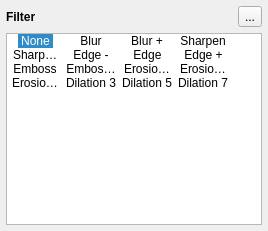
     <widget class="QWidget" name="Filters">
      <attribute name="icon">
       <iconset resource="../icons.qrc">
        <normaloff>:/glmixer/icons/filters.png</normaloff>:/glmixer/icons/filters.png</iconset>
      </attribute>
      <attribute name="title">
       <string notr="true"/>
      </attribute>
      <layout class="QVBoxLayout" name="verticalLayout_5">
       <property name="leftMargin">
        <number>6</number>
       </property>
       <property name="topMargin">
        <number>6</number>
       </property>
       <property name="rightMargin">
        <number>6</number>
       </property>
       <property name="bottomMargin">
        <number>6</number>
       </property>
       <item>
        <layout class="QHBoxLayout" name="horizontalLayout_10">
         <item>
          <widget class="QLabel" name="label_4">
           <property name="styleSheet">
            <string notr="true">font: bold;</string>
           </property>
           <property name="text">
            <string>Filter</string>
           </property>
           <property name="margin">
            <number>2</number>
           </property>
          </widget>
         </item>
         <item>
          <widget class="QToolButton" name="resetFilter">
           <property name="toolTip">
            <string>Clear all</string>
           </property>
           <property name="text">
            <string>...</string>
           </property>
           <property name="icon">
            <iconset resource="../icons.qrc">
             <normaloff>:/glmixer/icons/clean.png</normaloff>:/glmixer/icons/clean.png</iconset>
           </property>
          </widget>
         </item>
        </layout>
       </item>
       <item>
        <widget class="QListWidget" name="filterList">
         <property name="sizePolicy">
          <sizepolicy hsizetype="Expanding" vsizetype="Expanding">
           <horstretch>0</horstretch>
           <verstretch>0</verstretch>
          </sizepolicy>
         </property>
         <property name="toolTip">
          <string>Imaging effects (convolution and morphological operators)</string>
         </property>
         <property name="statusTip">
          <string>Imaging effects (convolution and morphological operators)</string>
         </property>
         <property name="verticalScrollBarPolicy">
          <enum>Qt::ScrollBarAsNeeded</enum>
         </property>
         <property name="horizontalScrollBarPolicy">
          <enum>Qt::ScrollBarAlwaysOff</enum>
         </property>
         <property name="autoScroll">
          <bool>true</bool>
         </property>
         <property name="editTriggers">
          <set>QAbstractItemView::NoEditTriggers</set>
         </property>
         <property name="showDropIndicator" stdset="0">
          <bool>false</bool>
         </property>
         <property name="dragDropMode">
          <enum>QAbstractItemView::NoDragDrop</enum>
         </property>
         <property name="alternatingRowColors">
          <bool>false</bool>
         </property>
         <property name="iconSize">
          <size>
           <width>60</width>
           <height>60</height>
          </size>
         </property>
         <property name="verticalScrollMode">
          <enum>QAbstractItemView::ScrollPerPixel</enum>
         </property>
         <property name="horizontalScrollMode">
          <enum>QAbstractItemView::ScrollPerPixel</enum>
         </property>
         <property name="movement">
          <enum>QListView::Static</enum>
         </property>
         <property name="flow">
          <enum>QListView::LeftToRight</enum>
         </property>
         <property name="isWrapping" stdset="0">
          <bool>true</bool>
         </property>
         <property name="resizeMode">
          <enum>QListView::Adjust</enum>
         </property>
         <property name="spacing">
          <number>2</number>
         </property>
         <property name="viewMode">
          <enum>QListView::IconMode</enum>
         </property>
         <property name="uniformItemSizes">
          <bool>true</bool>
         </property>
         <property name="selectionRectVisible">
          <bool>false</bool>
         </property>
         <property name="currentRow">
          <number>0</number>
         </property>
         <item>
          <property name="text">
           <string>None</string>
          </property>
          <property name="toolTip">
           <string>No filter</string>
          </property>
          <property name="icon">
           <iconset resource="../images.qrc">
            <normaloff>:/glmixer/images/filter_none.png</normaloff>
            <selectedoff>:/glmixer/images/filter_none.png</selectedoff>:/glmixer/images/filter_none.png</iconset>
          </property>
         </item>
         <item>
          <property name="text">
           <string>Blur</string>
          </property>
          <property name="toolTip">
           <string>Gaussian blur</string>
          </property>
          <property name="icon">
           <iconset resource="../images.qrc">
            <normaloff>:/glmixer/images/filter_gaussianblur.png</normaloff>
            <selectedoff>:/glmixer/images/filter_gaussianblur.png</selectedoff>:/glmixer/images/filter_gaussianblur.png</iconset>
          </property>
         </item>
         <item>
          <property name="text">
           <string>Blur +</string>
          </property>
          <property name="toolTip">
           <string>Median blur</string>
          </property>
          <property name="icon">
           <iconset resource="../images.qrc">
            <normaloff>:/glmixer/images/filter_medianblur.png</normaloff>
            <selectedoff>:/glmixer/images/filter_medianblur.png</selectedoff>:/glmixer/images/filter_medianblur.png</iconset>
          </property>
         </item>
         <item>
          <property name="text">
           <string>Sharpen</string>
          </property>
          <property name="toolTip">
           <string>Sharpen 1x1</string>
          </property>
          <property name="icon">
           <iconset resource="../images.qrc">
            <normaloff>:/glmixer/images/filter_sharpen.png</normaloff>
            <selectedoff>:/glmixer/images/filter_sharpen.png</selectedoff>:/glmixer/images/filter_sharpen.png</iconset>
          </property>
         </item>
         <item>
          <property name="text">
           <string>Sharpen +</string>
          </property>
          <property name="toolTip">
           <string>Sharpen 3x3</string>
          </property>
          <property name="icon">
           <iconset resource="../images.qrc">
            <normaloff>:/glmixer/images/filter_sharpenmore.png</normaloff>
            <selectedoff>:/glmixer/images/filter_sharpenmore.png</selectedoff>:/glmixer/images/filter_sharpenmore.png</iconset>
          </property>
         </item>
         <item>
          <property name="text">
           <string>Edge -</string>
          </property>
          <property name="toolTip">
           <string>Gaussian edge detection</string>
          </property>
          <property name="icon">
           <iconset resource="../images.qrc">
            <normaloff>:/glmixer/images/filter_smoothedgedetect.png</normaloff>
            <selectedoff>:/glmixer/images/filter_smoothedgedetect.png</selectedoff>:/glmixer/images/filter_smoothedgedetect.png</iconset>
          </property>
         </item>
         <item>
          <property name="text">
           <string>Edge</string>
          </property>
          <property name="toolTip">
           <string>Laplace edge detection</string>
          </property>
          <property name="icon">
           <iconset resource="../images.qrc">
            <normaloff>:/glmixer/images/filter_mediumedgedetect.png</normaloff>
            <selectedoff>:/glmixer/images/filter_mediumedgedetect.png</selectedoff>:/glmixer/images/filter_mediumedgedetect.png</iconset>
          </property>
         </item>
         <item>
          <property name="text">
           <string>Edge +</string>
          </property>
          <property name="toolTip">
           <string>Laplace strong edge detection</string>
          </property>
          <property name="icon">
           <iconset resource="../images.qrc">
            <normaloff>:/glmixer/images/filter_hardedgedetect.png</normaloff>
            <selectedoff>:/glmixer/images/filter_hardedgedetect.png</selectedoff>:/glmixer/images/filter_hardedgedetect.png</iconset>
          </property>
         </item>
         <item>
          <property name="text">
           <string>Emboss</string>
          </property>
          <property name="toolTip">
           <string>Emboss </string>
          </property>
          <property name="icon">
           <iconset resource="../images.qrc">
            <normaloff>:/glmixer/images/filter_emboss.png</normaloff>
            <selectedoff>:/glmixer/images/filter_emboss.png</selectedoff>:/glmixer/images/filter_emboss.png</iconset>
          </property>
         </item>
         <item>
          <property name="text">
           <string>Emboss +</string>
          </property>
          <property name="toolTip">
           <string>Emboss and edge detection</string>
          </property>
          <property name="icon">
           <iconset resource="../images.qrc">
            <normaloff>:/glmixer/images/filter_edgeemboss.png</normaloff>
            <selectedoff>:/glmixer/images/filter_edgeemboss.png</selectedoff>:/glmixer/images/filter_edgeemboss.png</iconset>
          </property>
         </item>
         <item>
          <property name="text">
           <string>Erosion 3</string>
          </property>
          <property name="toolTip">
           <string>Erosion 3x3</string>
          </property>
          <property name="icon">
           <iconset resource="../images.qrc">
            <normaloff>:/glmixer/images/filter_erosion3x3.png</normaloff>
            <selectedoff>:/glmixer/images/filter_erosion3x3.png</selectedoff>:/glmixer/images/filter_erosion3x3.png</iconset>
          </property>
         </item>
         <item>
          <property name="text">
           <string>Erosion 5</string>
          </property>
          <property name="toolTip">
           <string>Erosion 5x5</string>
          </property>
          <property name="icon">
           <iconset resource="../images.qrc">
            <normaloff>:/glmixer/images/filter_erosion5x5.png</normaloff>
            <selectedoff>:/glmixer/images/filter_erosion5x5.png</selectedoff>:/glmixer/images/filter_erosion5x5.png</iconset>
          </property>
         </item>
         <item>
          <property name="text">
           <string>Erosion 7</string>
          </property>
          <property name="toolTip">
           <string>Erosion 7x7</string>
          </property>
          <property name="icon">
           <iconset resource="../images.qrc">
            <normaloff>:/glmixer/images/filter_erosion7x7.png</normaloff>
            <selectedoff>:/glmixer/images/filter_erosion7x7.png</selectedoff>:/glmixer/images/filter_erosion7x7.png</iconset>
          </property>
         </item>
         <item>
          <property name="text">
           <string>Dilation 3</string>
          </property>
          <property name="toolTip">
           <string>Dilation 3x3</string>
          </property>
          <property name="icon">
           <iconset resource="../images.qrc">
            <normaloff>:/glmixer/images/filter_dilation3x3.png</normaloff>
            <selectedoff>:/glmixer/images/filter_dilation3x3.png</selectedoff>:/glmixer/images/filter_dilation3x3.png</iconset>
          </property>
         </item>
         <item>
          <property name="text">
           <string>Dilation 5</string>
          </property>
          <property name="toolTip">
           <string>Dilation 5x5</string>
          </property>
          <property name="icon">
           <iconset resource="../images.qrc">
            <normaloff>:/glmixer/images/filter_dilation5x5.png</normaloff>
            <selectedoff>:/glmixer/images/filter_dilation5x5.png</selectedoff>:/glmixer/images/filter_dilation5x5.png</iconset>
          </property>
         </item>
         <item>
          <property name="text">
           <string>Dilation 7</string>
          </property>
          <property name="toolTip">
           <string>Dilation 7x7</string>
          </property>
          <property name="icon">
           <iconset resource="../images.qrc">
            <normaloff>:/glmixer/images/filter_dilation7x7.png</normaloff>
            <selectedoff>:/glmixer/images/filter_dilation7x7.png</selectedoff>:/glmixer/images/filter_dilation7x7.png</iconset>
          </property>
         </item>
        </widget>
       </item>
      </layout>
     </widget>
